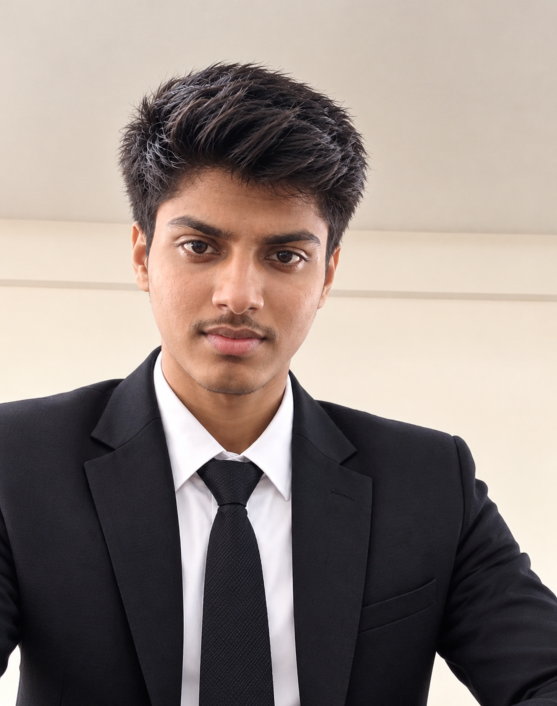
#> input picture Syed1.png, 1114 x 1412 px (shown at 1/2 size)
$ jupyter execute --allow-errors asj.ipynb
#> lines starting #> are read from the running program, lines starting #| are printed output that depends on the picture
## EXP.NO: IMAGE HANDLING AND PIXEL TRANSFORMATION USING OPENCV

## NAME: SYED SHAMSHEER ALI

## REG.NO: 212225220114

[cell 1]
import cv2
import matplotlib.pyplot as plt

[cell 2]
image = cv2.imread('Syed1.png')
#> image is the input picture: shape (1412, 1114, 3); mean B, G, R 126.6, 132.5, 144.4
#> (the rest of this cell did not finish here and is left out)

#> (a cell that did not finish here is left out)

#> (a cell that did not finish here is left out)

[cell 5]
import cv2
import matplotlib.pyplot as plt

img = cv2.imread(r"C:\Users\syedf\OneDrive\Documents\Personal\Syed1.png")
img_rgb = cv2.cvtColor(img, cv2.COLOR_BGR2RGB)

height, width = img.shape[:2]
#> height = 1412; width = 1114

plt.imshow(img_rgb)
plt.title("Image with Text")
plt.axis("off")
plt.show()

[cell 6]
plt.figure(figsize=(8, 6))
plt.imshow(img_rgb)
plt.title("Original RGB Image")
plt.axis("off")
plt.show()

[cell 7]
img_hsv = cv2.cvtColor(img_rgb, cv2.COLOR_RGB2HSV)
#> img_hsv: shape (1412, 1114, 3); mean H, S, V 65.6, 42, 146.1
plt.figure(figsize=(8, 6))
plt.imshow(img_hsv)
plt.title("HSV Image")
plt.axis("off")
plt.show()

[cell 8]
gray_img = cv2.cvtColor(img, cv2.COLOR_BGR2GRAY)
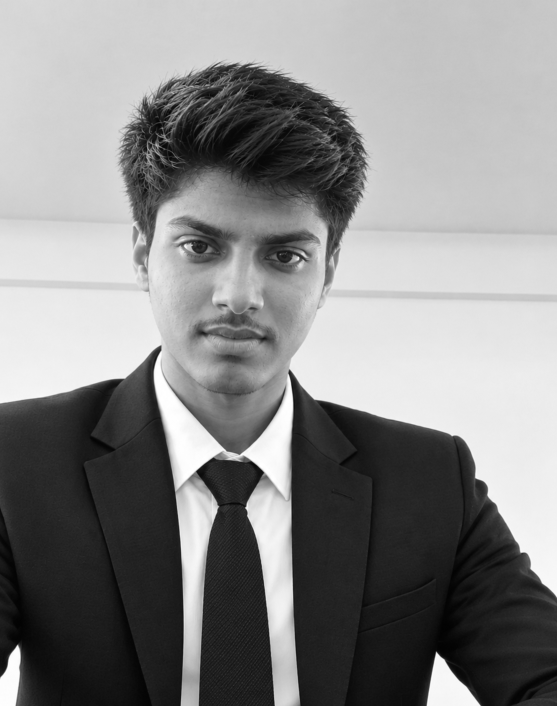
#> gray_img: shape (1412, 1114) (shown at 1/2 size); min 1, max 255, mean 135.4
plt.figure(figsize=(8, 6))
plt.imshow(gray_img, cmap='gray')
plt.title("Grayscale Image")
plt.axis("off")
plt.show()

[cell 9]
img_ycrcb = cv2.cvtColor(img, cv2.COLOR_BGR2YCrCb)
#> img_ycrcb: shape (1412, 1114, 3); mean of channels 0, 1, 2 135.4, 134.4, 123
plt.figure(figsize=(8, 6))
plt.imshow(img_ycrcb)
plt.title("YCrCb Image")
plt.axis("off")
plt.show()

[cell 10]
img_rgb = cv2.cvtColor(img_hsv, cv2.COLOR_HSV2RGB)
plt.figure(figsize=(8, 6))
plt.imshow(img_rgb)
plt.title("HSV to RGB Image")
plt.axis("off")
plt.show()

#> (a cell that did not finish here is left out)

[cell 12]
img = cv2.imread(r"C:\Users\syedf\OneDrive\Documents\Personal\Syed1.png")
resized = cv2.resize(img, (img.shape[1] // 2, img.shape[0] // 2))
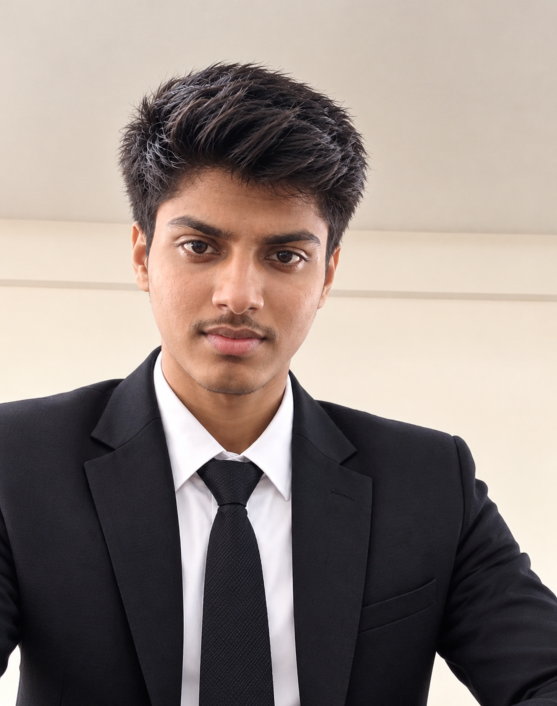
#> resized: shape (706, 557, 3); mean B, G, R 126.7, 132.6, 144.5
plt.imshow(cv2.cvtColor(resized, cv2.COLOR_BGR2RGB))
plt.title("Image Resized (Half Size)")
plt.axis("off")
plt.show()

#> (a cell that did not finish here is left out)

[cell 14]
flipped = cv2.flip(img, 1)
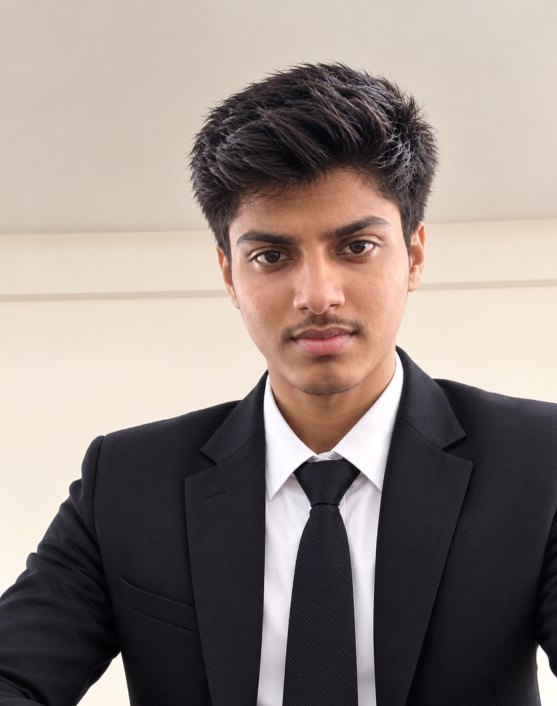
#> flipped: shape (1412, 1114, 3) (shown at 1/2 size); mean B, G, R 126.6, 132.5, 144.4
plt.imshow(cv2.cvtColor(flipped, cv2.COLOR_BGR2RGB))
plt.title("Flipped Horizontally")
plt.axis("off")
plt.show()

[cell 15]
flipped = cv2.flip(img, 0)
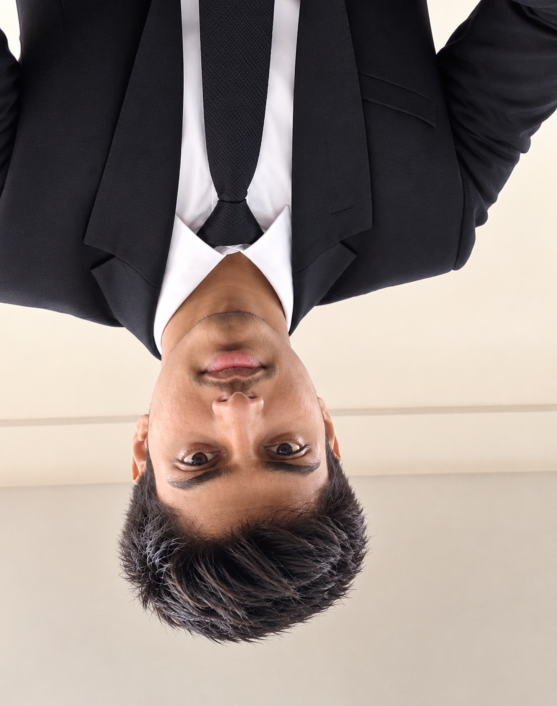
#> flipped: shape (1412, 1114, 3) (shown at 1/2 size); mean B, G, R 126.6, 132.5, 144.4
plt.imshow(cv2.cvtColor(flipped, cv2.COLOR_BGR2RGB))
plt.title("Flipped Vertically")
plt.axis("off")
plt.show()
